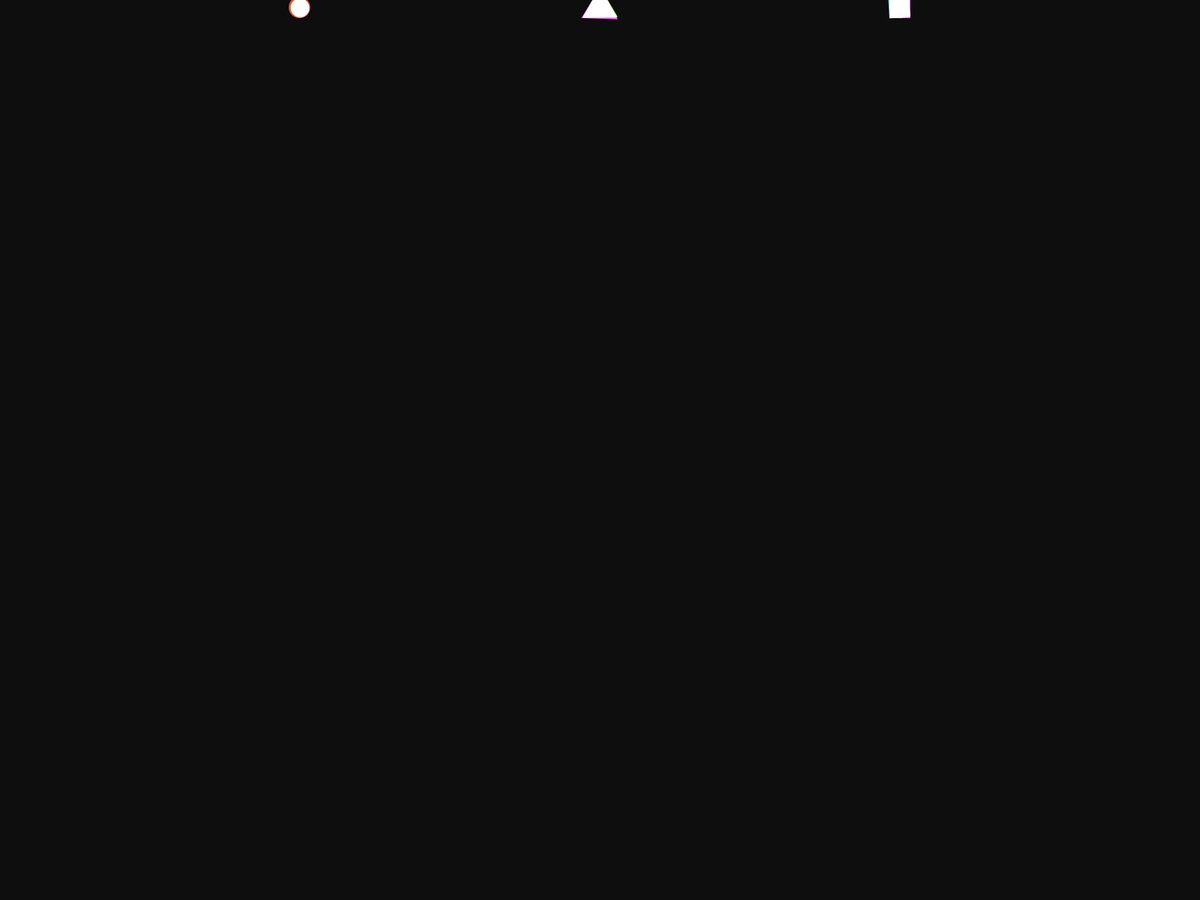
Frame 1 (no input)
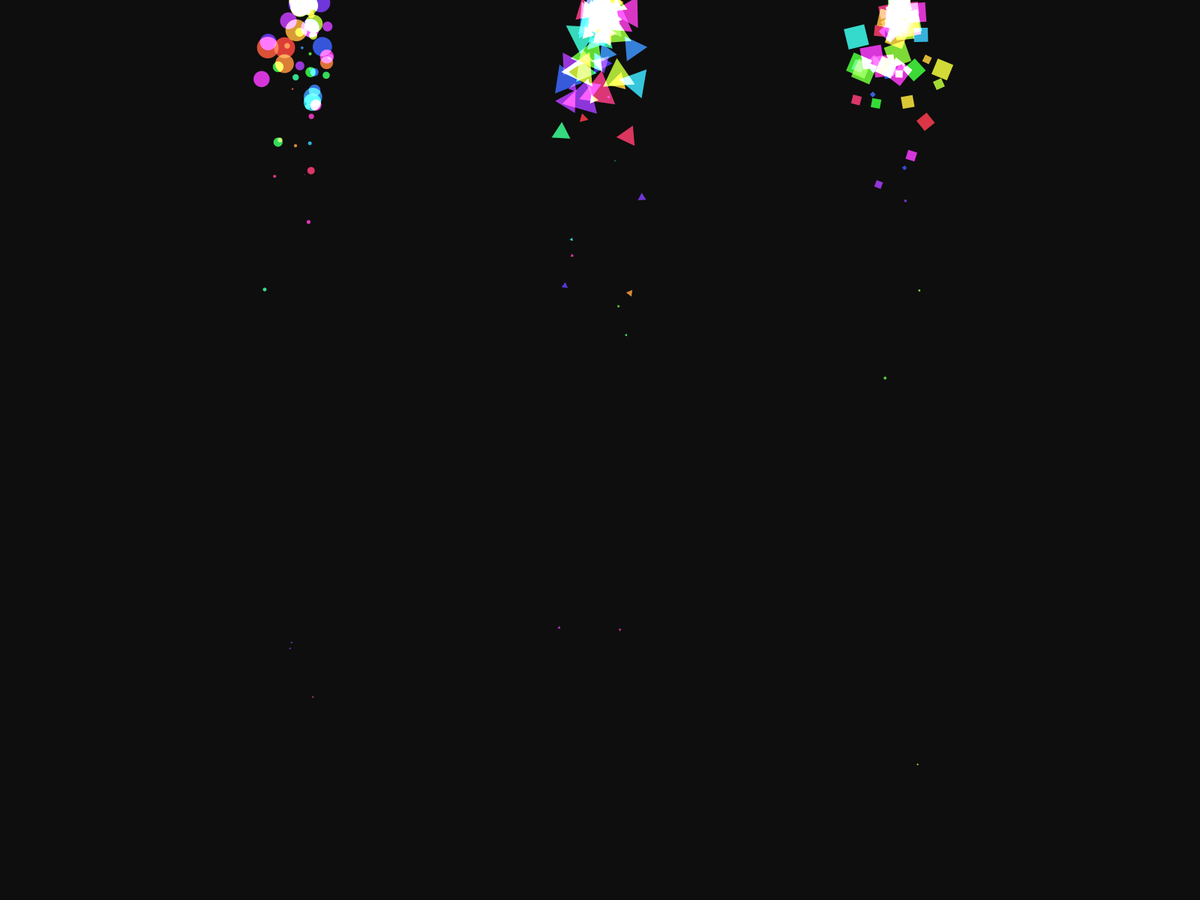
Frame 60 (the mouse pressed at the canvas centre just before this capture)
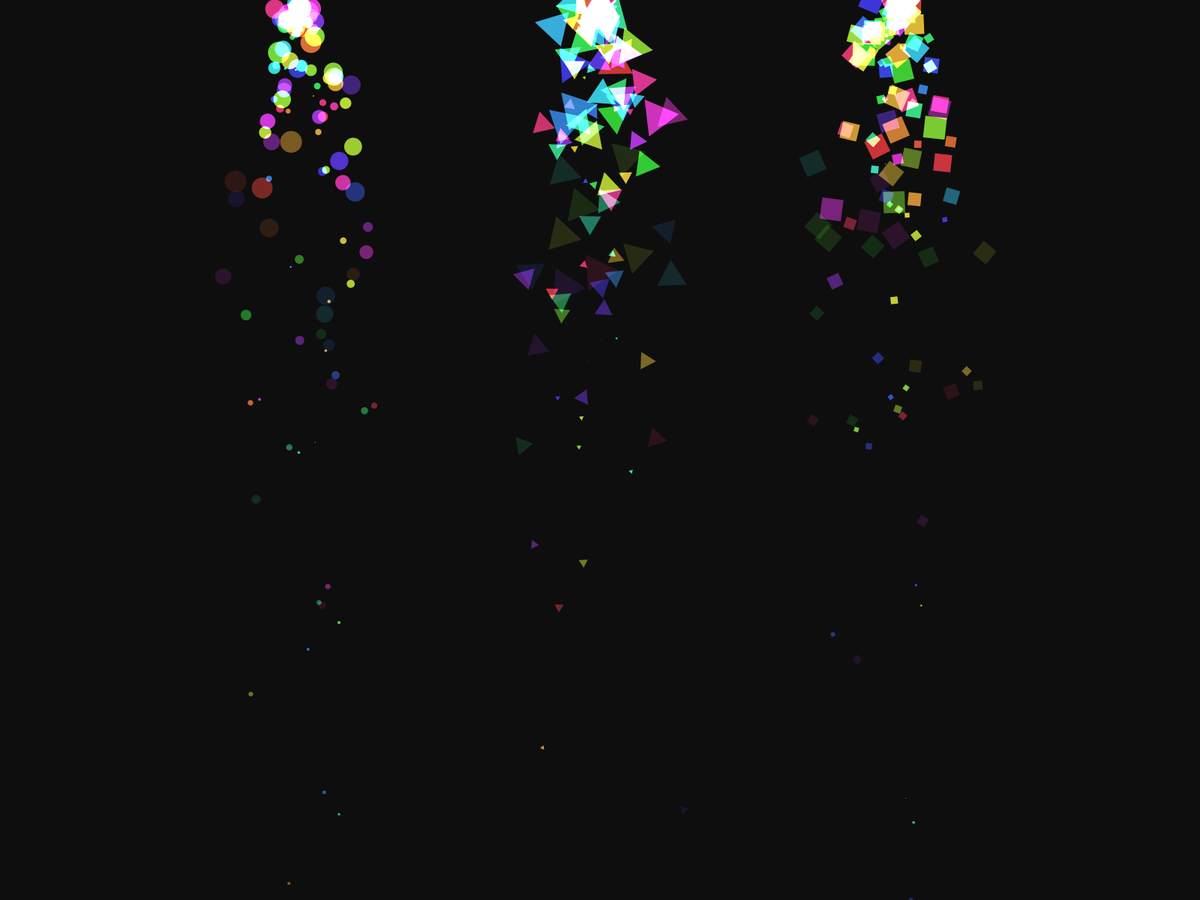
Frame 120 (the mouse held since frame 60 and released just before this capture)

The Processing sketch that drew these frames (run headless with seeded random() and noise(); from frame 60 on, the mouse is pressed at the canvas centre):

// Processing sketch: polymorphism
// ── polymorphism.pde
ArrayList<Particle> ps=new ArrayList<Particle>();
ArrayList<Confetti> cf=new ArrayList<Confetti>();
ArrayList<Triangle> ta=new ArrayList<Triangle>();

int num=20;
float hue;
PVector gravity=new PVector(0,0.1);

void setup() {
  fullScreen();
  background(21);
  smooth();
  noCursor();
  colorMode(HSB, 360, 100, 100, 100);
  blendMode(ADD);
  for (int i=0; i<num; i++) {
    ps.add(new Particle(new PVector(width/4, 10), random(360),random(3)));
    cf.add(new Confetti(new PVector(width*3/4, 10), random(360),random(3)));
    ta.add(new Triangle(new PVector(width/2,10),random(360),random(3)));
  }
}

void draw() {
  background(21);

  if (frameCount%20==0) {
    for (int i=0; i<num; i++) {
      ps.add(new Particle(new PVector(width/4, 10), random(360),random(3)));
      cf.add(new Confetti(new PVector(width*3/4, 10), random(360),random(3)));
      ta.add(new Triangle(new PVector(width/2,10),random(360),random(3)));
    }
  }

  for (int i=ps.size()-1; i>0; i--) {
    Particle p=ps.get(i);
    Confetti c=cf.get(i);
    Triangle t=ta.get(i);
    p.applyForce(gravity);
    p.run();
    c.applyForce(gravity);
    c.run();
    t.applyForce(gravity);
    t.run();
    if (p.isDead()) {
      ps.remove(i);
      cf.remove(i);
      ta.remove(i);
    }
  }
}

// ── Confetti.pde
class Confetti extends Particle {

  Confetti(PVector l, float _hue,float _mass) {
    super(l, _hue,_mass);
  }

  void display() {
    rectMode(CENTER);
    fill(hue, 80, 80, lifeSpan);
    noStroke();
    pushMatrix();
    translate(location.x, location.y);
    rotate(theta);
    rect(0, 0, mass*10, mass*10);
    popMatrix();
  }
}

// ── Particle.pde
class Particle {
  PVector location;
  PVector velocity;
  PVector acceleration;
  //=============角運動
  float theta=0;
  float aAcceleration=0;
  float aVelocity=0;

  float lifeSpan=255;
  float hue;
  float mass;

  Particle(PVector l, float _hue,float _mass) {
    mass=_mass;
    location=l.get();
    velocity=new PVector(random(-1, 1), random(-1, 1));
    acceleration=new PVector(0, 0);
    hue=_hue;
  }

  void run() {
    update();
    display();
  }

  void update() {
    velocity.add(acceleration);
    location.add(velocity);
    acceleration.mult(0);

    aAcceleration=(velocity.x+velocity.y)/20;
    aVelocity+=aAcceleration;
    aVelocity=constrain(aVelocity, -1, 1);
    theta+=aVelocity;
    lifeSpan-=2;
  }

  void display() {
    fill(hue, 80, 80, lifeSpan);
    noStroke();
    pushMatrix();
    translate(location.x, location.y);
    rotate(theta);
    ellipse(0, 0, mass*10, mass*10);
    popMatrix();
  }
  
  void applyForce(PVector _force){
    PVector force=_force.get();
    force.div(mass);
    acceleration.add(force);
  }

  boolean isDead() {
    if (lifeSpan<0.0) {
      return true;
    } else {
      return false;
    }
  }
}

// ── Triangle.pde
class Triangle extends Particle{
  
  Triangle(PVector l,float _hue,float _mass){
     super(l,_hue,_mass); 
  }
  
  void display(){
     fill(hue,80,80,lifeSpan);
     noStroke();
     pushMatrix();
     translate(location.x,location.y);
     rotate(theta);
     triangle(0,-mass*10,mass*10*cos(PI/6),mass*10*sin(PI/6),-mass*10*cos(PI/6),mass*10*sin(PI/6));
     popMatrix();
  }
}
